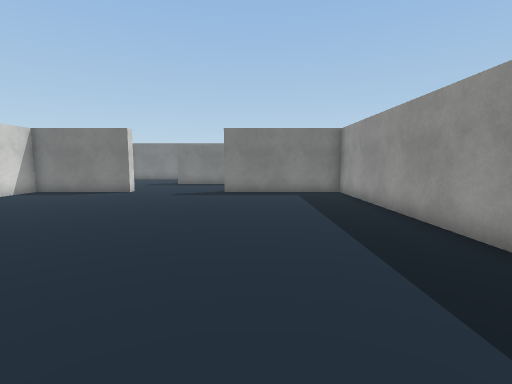
[1] (above)

17 first-person views from a walk through a scene from a Unity 3-D project. The camera is 1.4 m above the floor, tilts 6° down and sees 85° across. The floor is counted in squares, 1 m on a side. Each view is taken from the middle of a square. On the plan, view 1 faces up. The plan holds only what a view shows up to about 14 squares ahead; the rest is blank. The place goes on beyond the plan. The player is left out. Some surface patterns are stand-ins.

[2]
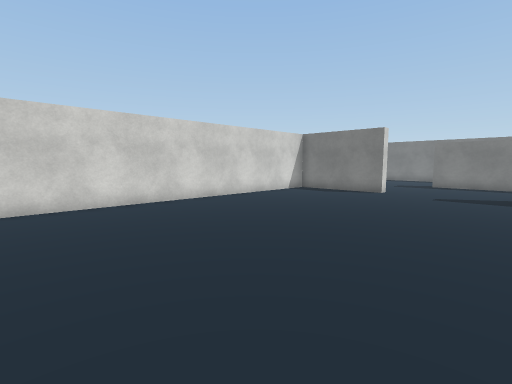

[3]
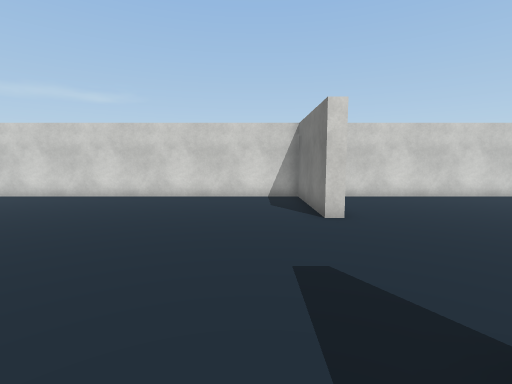

[4]
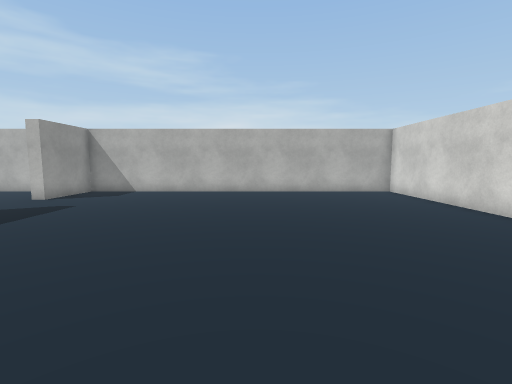

[5]
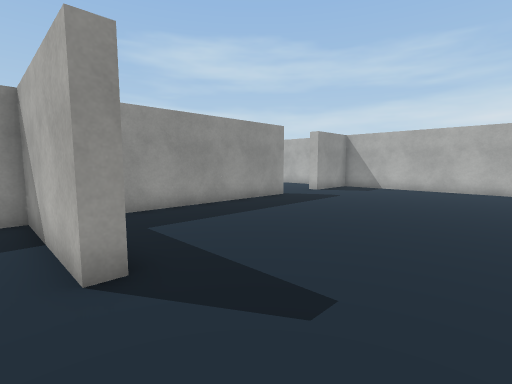

[6]
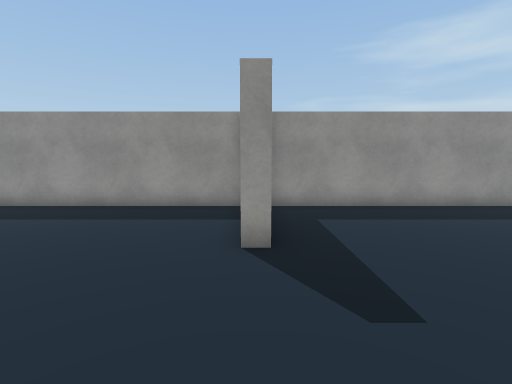

[7]
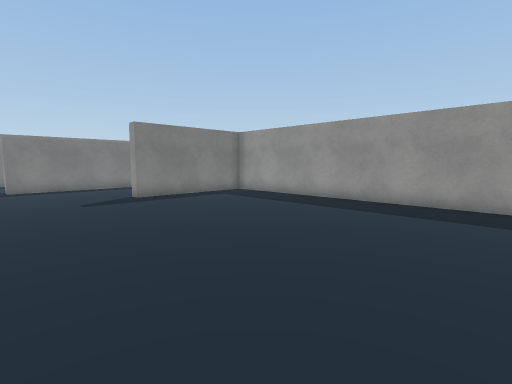

[8]
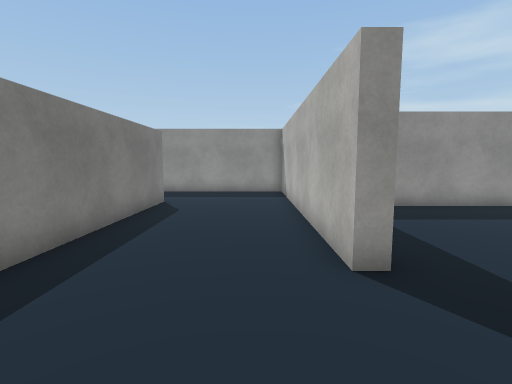

[9]
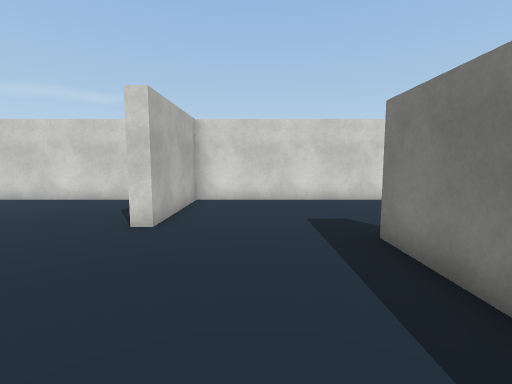

[10]
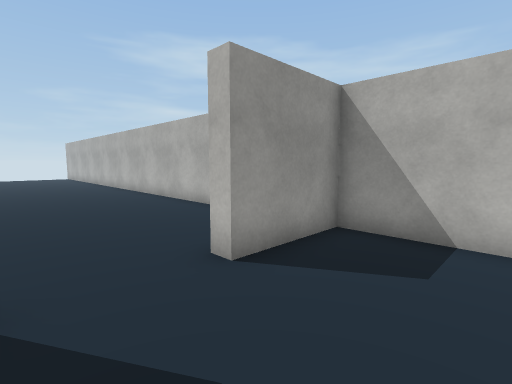

[11]
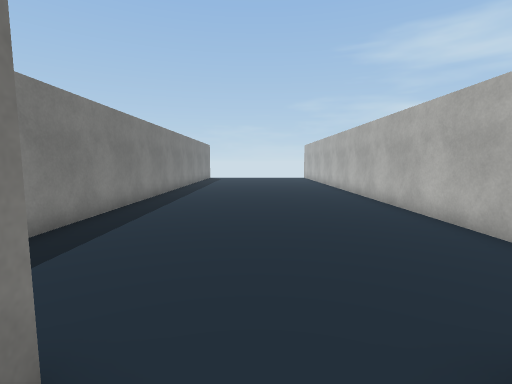

[12]
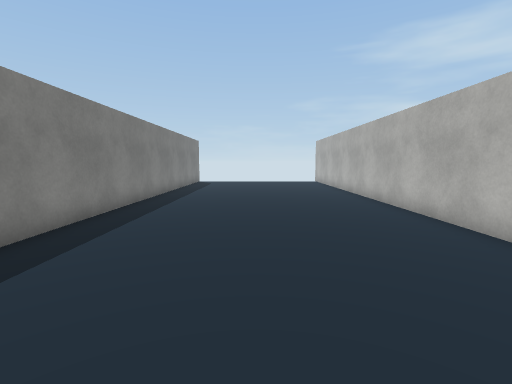

[13]
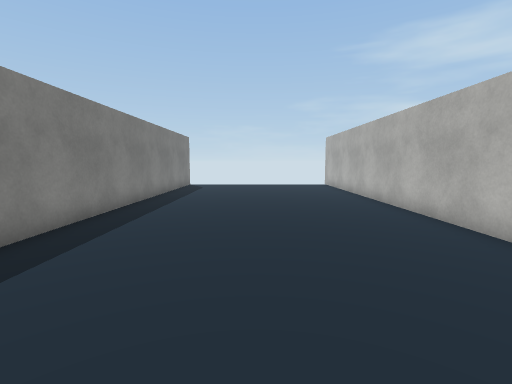

[14]
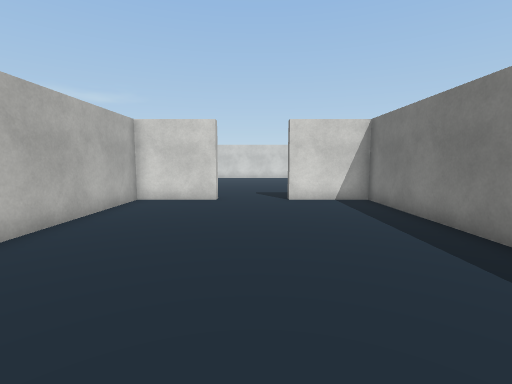

[15]
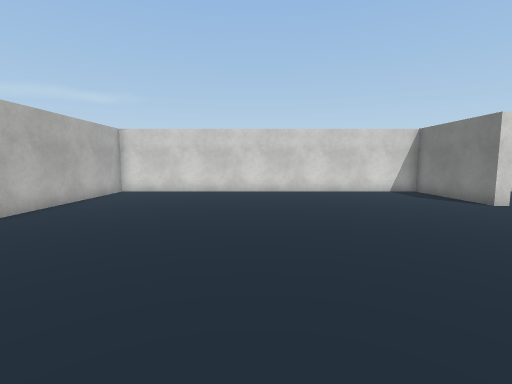

[16]
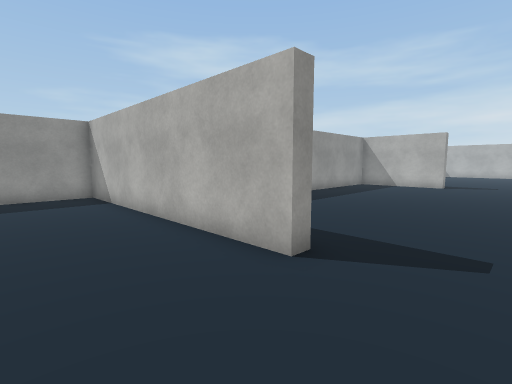

[17]
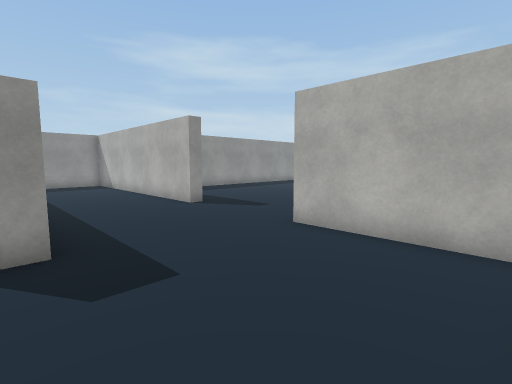

### Floor plan
Points are (right, up) in squares from view 1. A wall is a line through its corners. A room is listed if a view was taken in it or the views show most of it. See-through windows are left out.
Room 1 (views 1, 2, 3, 4, 5, 6, 7, 8, 9, 10, 11, 15, 16, 17)
walls: (-6, -0.6) (-6, -1.2) (-10.5, -1.2) (-10.5, -15.5) (4, -15.5) (4, -12.5) (4.5, -12.5); (-0.5, -1.4) (-0.5, -0.8) (4, -0.8) (4, 13.2) (-1.5, 13.2) (-1.5, 13.7) (8.5, 13.7) (8.5, 19.5); (4.5, -9.8) (4, -9.8) (4, -1.5); (5.1, 18.3) (-5.1, 18.3) (-5.1, 19.4); (-10.5, 19.5) (-10.5, 13.7) (-6, 13.7) (-6, 13.2) (-10.5, 13.2) (-10.5, 0.4)
ways out: opening at (4.3, -11) to room 2
Room 2 (views 12, 13, 14)
walls: (4.5, -12.5) (4.5, -15.5) (21.5, -15.5); (21.5, -6.8) (4.5, -6.8) (4.5, -9.8)
ways out: opening at (4.3, -11) to room 1

Positions as (right, up) in squares from view 1, and headings:
1: (0, 0), facing up
2: (-1, 0), facing up-left
3: (1, -3), facing left
4: (-4, -2), facing down
5: (-4, 0), facing down-right
6: (-5, -1), facing right
7: (-6, 2), facing up-right
8: (-5, 15), facing right
9: (0, 16), facing left
10: (1, -10), facing down-right
11: (3, -11), facing right
12: (8, -11), facing right
13: (11, -11), facing right
14: (15, -11), facing left
15: (3, -9), facing left
16: (-4, 17), facing down-right
17: (-10, 19), facing down-right
